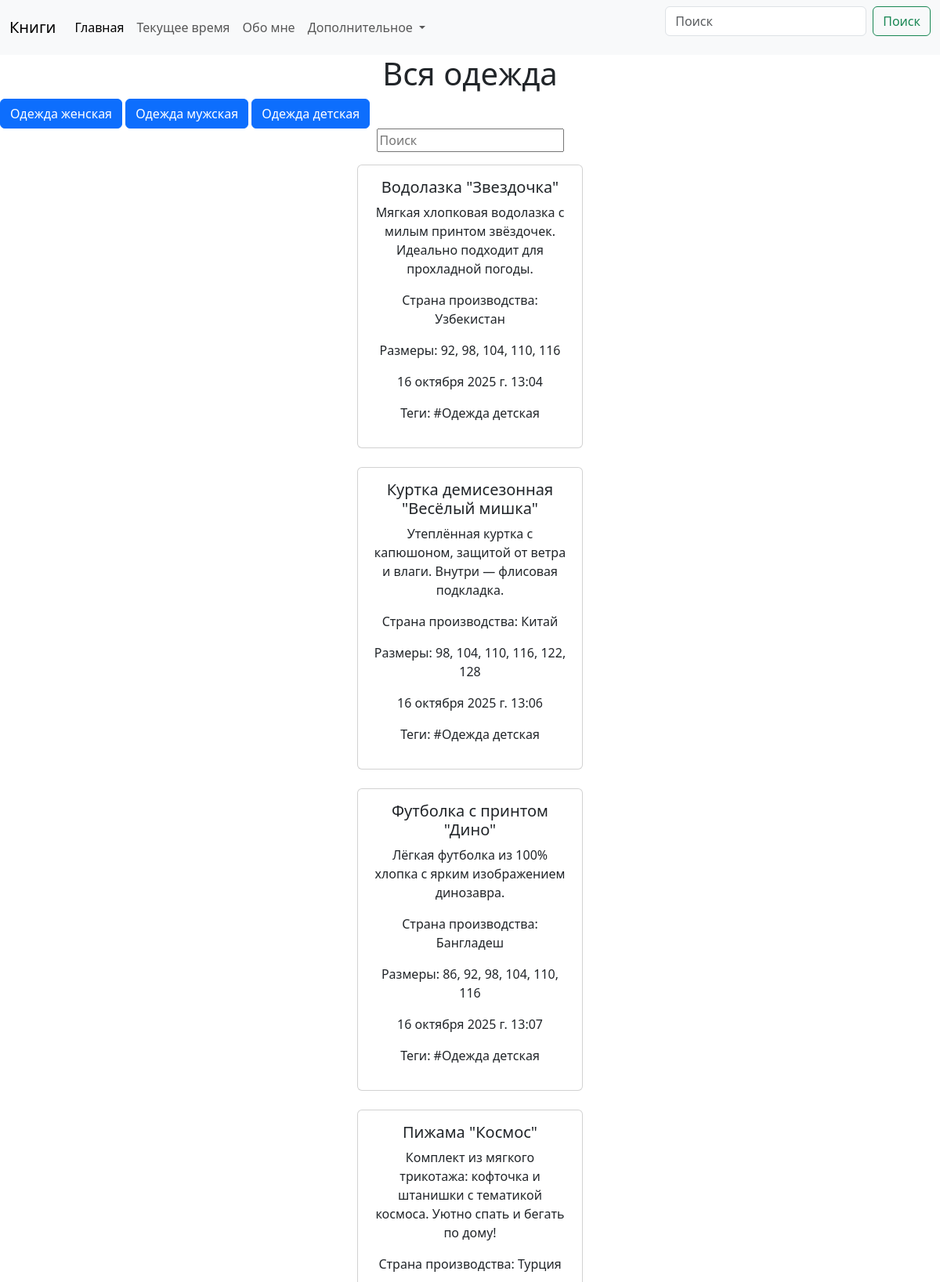
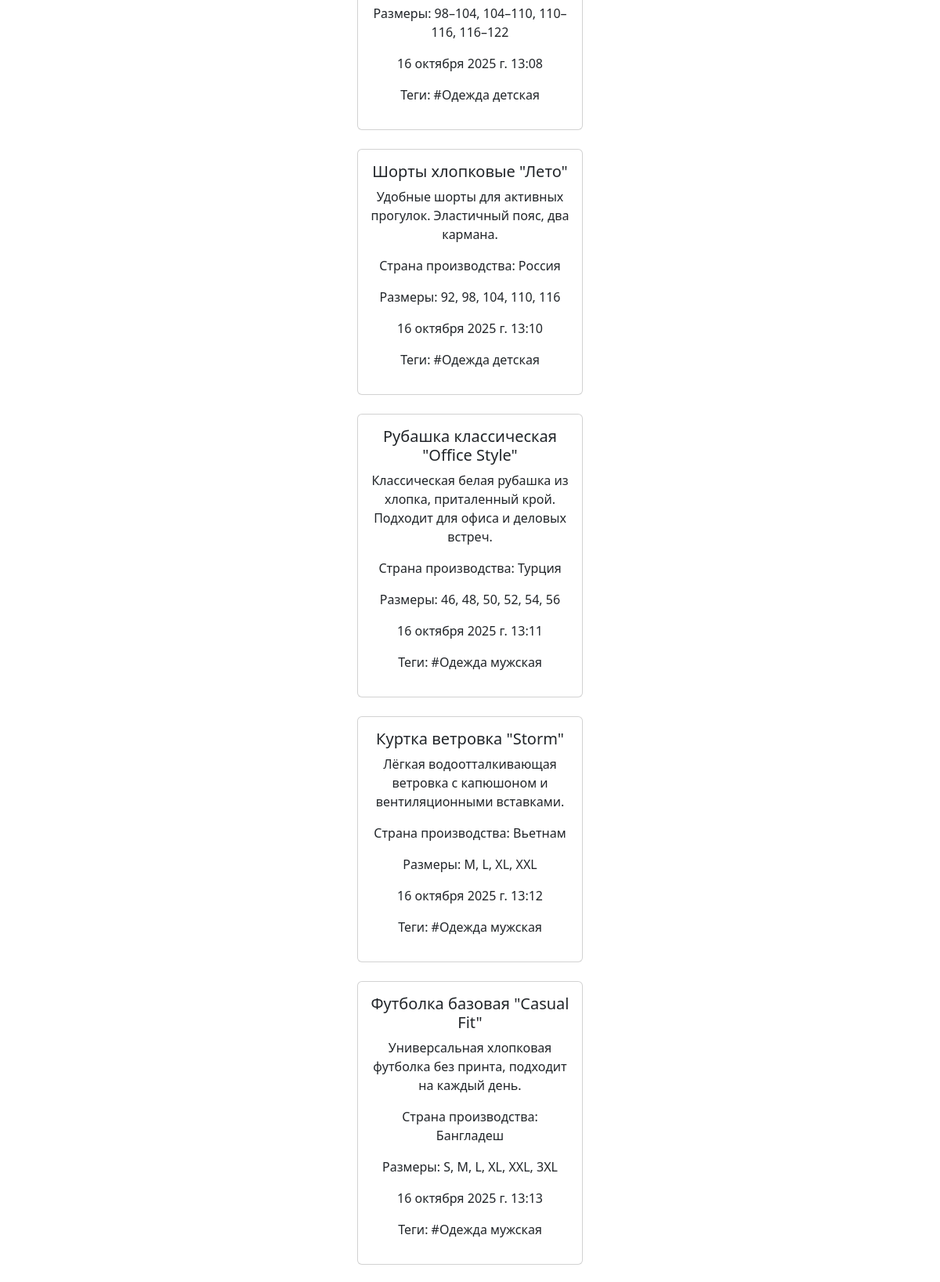
The app's page /clothes/all_clothes/ (upper part) with its own data (2 pictures, top to bottom).
### clothes/models.py (models this page shows, shortened)
class Clothe(models.Model):
    name_clothe = models.CharField(max_length=100)
    description = models.TextField(default='Одежда нужна для защиты от окружающей среды, например, от холода и жары.' \
    ' Кроме того, она выполняет информационную функцию, сигнализируя о социальном статусе, профессии и индивидуальности ' \
    'человека, а также эстетическую, помогая создавать образ и выражать себя. ')
    country = models.CharField(max_length=100)
    size = models.CharField(max_length=150, null=True)
    tags = models.ManyToManyField(Tag)
    created_at = models.DateTimeField(auto_now_add=True)

class Tag(models.Model):
    name = models.CharField(max_length=100)

### clothes/views.py (the view)
# urls.py: path('all_clothes/', views.AllClothesView.as_view(), name='all_clothes'),
class AllClothesView(generic.ListView):
    model = models.Clothe
    template_name = 'clothes/all_clothes.html'
    context_object_name = 'clothes'

### templates/clothes/all_clothes.html (shortened to what this page needs)
{% load static %}
{% include '../header.html' %}
<link href="https://cdn.jsdelivr.net/npm/bootstrap@5.3.3/dist/css/bootstrap.min.css" rel="stylesheet">
<h1 style="text-align: center;">Вся одежда</h1>
    <a href="{% url 'women_clothes' %}" class="btn btn-primary">Одежда женская</a>
    <a href="{% url 'men_clothes' %}" class="btn btn-primary">Одежда мужская</a>
    <a href="{% url 'kids_clothes' %}" class="btn btn-primary">Одежда детская</a>
    <center>
    <form action="{% url 'search' %}" method="GET">
        <input type="text" type="search" name="s" placeholder="Поиск">
    </form>
    </center>
{% for i in clothes %}
<div class="center_film" style="display: flex; flex-wrap: wrap; justify-content: center; gap: 20px;">
<div class="card" style="width: 18rem; text-align: center;">
    <div class="card-body">
    <h5 class="card-title">{{ i.name_clothe }}</h5>
    <p class="card-text">{{ i.description }}</p>
    <p class="card-text">{{ i.country }}</p>
    <p class="card-text">{{ i.size}}</p>
    <p class="card-text">{{ i.created_at }}</p>
    <p>
        Теги:
        {%for tag in i.tags.all%}
        {{tag.name}}{% if not forloop.last %}, {% endif %}
        {% empty %}
        Тегов нет:
        {% endfor %}
    </p>
  </div>
</div>
</div>
{% endfor %}

### records on screen
Clothe: name_clothe "Водолазка \"Звездочка\"", description "Мягкая хлопковая водолазка с милым принтом звёздочек. Идеально подходит для прохладной погоды.", country "Страна производства: Узбекистан", size "Размеры: 92, 98, 104, 110, 116", created_at "16 октября 2025 г. 13:04"
Tag: name "#Одежда детская"
Clothe: name_clothe "Куртка демисезонная \"Весёлый мишка\"", description "Утеплённая куртка с капюшоном, защитой от ветра и влаги. Внутри — флисовая подкладка.", country "Страна производства: Китай", size "Размеры: 98, 104, 110, 116, 122, 128", created_at "16 октября 2025 г. 13:06"
Clothe: name_clothe "Футболка с принтом \"Дино\"", description "Лёгкая футболка из 100% хлопка с ярким изображением динозавра.", country "Страна производства: Бангладеш", size "Размеры: 86, 92, 98, 104, 110, 116", created_at "16 октября 2025 г. 13:07"
Clothe: name_clothe "Пижама \"Космос\"", description "Комплект из мягкого трикотажа: кофточка и штанишки с тематикой космоса. Уютно спать и бегать по дому!", country "Страна производства: Турция", size "Размеры: 98–104, 104–110, 110–116, 116–122", created_at "16 октября 2025 г. 13:08"
Clothe: name_clothe "Шорты хлопковые \"Лето\"", description "Удобные шорты для активных прогулок. Эластичный пояс, два кармана.", country "Страна производства: Россия", size "Размеры: 92, 98, 104, 110, 116", created_at "16 октября 2025 г. 13:10"
Clothe: name_clothe "Рубашка классическая \"Office Style\"", description "Классическая белая рубашка из хлопка, приталенный крой. Подходит для офиса и деловых встреч.", country "Страна производства: Турция", size "Размеры: 46, 48, 50, 52, 54, 56", created_at "16 октября 2025 г. 13:11"
Tag: name "#Одежда мужская"
Clothe: name_clothe "Куртка ветровка \"Storm\"", description "Лёгкая водоотталкивающая ветровка с капюшоном и вентиляционными вставками.", country "Страна производства: Вьетнам", size "Размеры: M, L, XL, XXL", created_at "16 октября 2025 г. 13:12"
Clothe: name_clothe "Футболка базовая \"Casual Fit\"", description "Универсальная хлопковая футболка без принта, подходит на каждый день.", country "Страна производства: Бангладеш", size "Размеры: S, M, L, XL, XXL, 3XL", created_at "16 октября 2025 г. 13:13"
